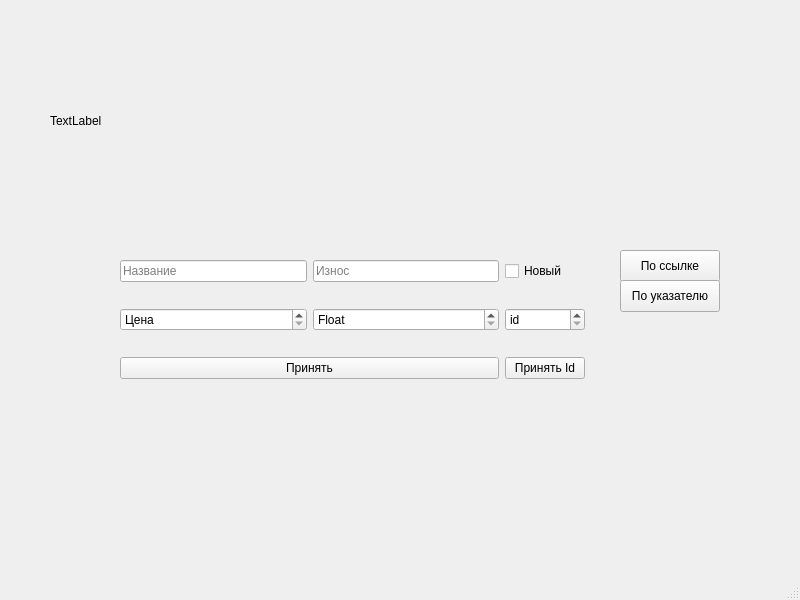
<?xml version="1.0" encoding="UTF-8"?>
<ui version="4.0">
 <class>MainWindow</class>
 <widget class="QMainWindow" name="MainWindow">
  <property name="geometry">
   <rect>
    <x>0</x>
    <y>0</y>
    <width>800</width>
    <height>600</height>
   </rect>
  </property>
  <property name="windowTitle">
   <string>MainWindow</string>
  </property>
  <widget class="QWidget" name="centralwidget">
   <widget class="QLabel" name="label_show">
    <property name="geometry">
     <rect>
      <x>50</x>
      <y>40</y>
      <width>711</width>
      <height>161</height>
     </rect>
    </property>
    <property name="text">
     <string>TextLabel</string>
    </property>
   </widget>
   <widget class="QWidget" name="layoutWidget">
    <property name="geometry">
     <rect>
      <x>120</x>
      <y>240</y>
      <width>471</width>
      <height>162</height>
     </rect>
    </property>
    <layout class="QGridLayout" name="gridLayout">
     <item row="2" column="0">
      <widget class="QSpinBox" name="spinBox_cost">
       <property name="specialValueText">
        <string>Цена</string>
       </property>
      </widget>
     </item>
     <item row="4" column="0" colspan="2">
      <widget class="QPushButton" name="pushButton">
       <property name="text">
        <string>Принять</string>
       </property>
      </widget>
     </item>
     <item row="2" column="1">
      <widget class="QDoubleSpinBox" name="doubleSpinBox_float">
       <property name="specialValueText">
        <string>Float</string>
       </property>
       <property name="decimals">
        <number>15</number>
       </property>
      </widget>
     </item>
     <item row="0" column="0">
      <widget class="QLineEdit" name="lineEdit_name">
       <property name="maxLength">
        <number>9</number>
       </property>
       <property name="placeholderText">
        <string>Название</string>
       </property>
      </widget>
     </item>
     <item row="0" column="1">
      <widget class="QLineEdit" name="lineEdit_wear">
       <property name="text">
        <string/>
       </property>
       <property name="maxLength">
        <number>1</number>
       </property>
       <property name="placeholderText">
        <string>Износ</string>
       </property>
      </widget>
     </item>
     <item row="4" column="2">
      <widget class="QPushButton" name="pushButton_2">
       <property name="text">
        <string>Принять Id</string>
       </property>
      </widget>
     </item>
     <item row="0" column="2" colspan="2">
      <widget class="QCheckBox" name="checkBox_new">
       <property name="text">
        <string comment="+ =  new skin" extracomment="+ = new skin">Новый</string>
       </property>
      </widget>
     </item>
     <item row="2" column="2">
      <widget class="QSpinBox" name="spinBox_id">
       <property name="specialValueText">
        <string>id</string>
       </property>
       <property name="maximum">
        <number>32767</number>
       </property>
      </widget>
     </item>
    </layout>
   </widget>
   <widget class="QPushButton" name="pushButton_3">
    <property name="geometry">
     <rect>
      <x>620</x>
      <y>250</y>
      <width>100</width>
      <height>32</height>
     </rect>
    </property>
    <property name="text">
     <string>По ссылке</string>
    </property>
   </widget>
   <widget class="QPushButton" name="pushButton_4">
    <property name="geometry">
     <rect>
      <x>620</x>
      <y>280</y>
      <width>100</width>
      <height>32</height>
     </rect>
    </property>
    <property name="text">
     <string>По указателю</string>
    </property>
   </widget>
  </widget>
  <widget class="QMenuBar" name="menubar">
   <property name="geometry">
    <rect>
     <x>0</x>
     <y>0</y>
     <width>800</width>
     <height>22</height>
    </rect>
   </property>
  </widget>
  <widget class="QStatusBar" name="statusbar"/>
 </widget>
 <resources/>
 <connections/>
</ui>
